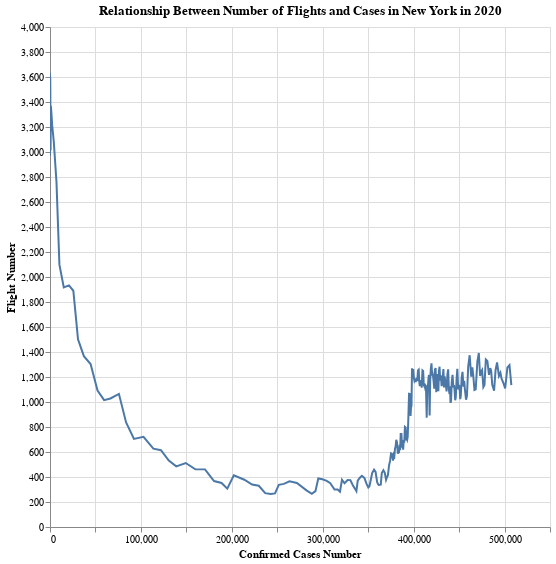

Write notebook code for a chart like this one.
### Code cell
flight_chart_2020 = alt.Chart(flight_count, title="Relationship Between Number of Flights and Cases in New York in 2020").mark_line().encode(
    x=alt.X("positive"),
    y="2020 flight number",
    tooltip=list(flight_count.columns)
).properties(
    width=500,
    height=500
).interactive()

flight_chart_2020.encoding.x.title = "Confirmed Cases Number"
flight_chart_2020.encoding.y.title = "Flight Number"
flight_chart_2020

### Figure 1 — Vega-Lite specification as saved in the notebook (floating-point values rounded to 4 significant figures; data arrays with more than 128 entries replaced by an {"elided": "..."} marker saying what was removed)
{"config": {"view": {"continuousWidth": 400, "continuousHeight": 300}}, "data": {"name": "data-ad52336786b8b4f8c717da31b20ad2ad"}, "mark": "line", "encoding": {"tooltip": [{"type": "nominal", "field": "date"}, {"type": "quantitative", "field": "2020 flight number"}, {"type": "quantitative", "field": "2019 flight number"}, {"type": "quantitative", "field": "positive"}], "x": {"type": "quantitative", "field": "positive", "title": "Confirmed Cases Number"}, "y": {"type": "quantitative", "field": "2020 flight number", "title": "Flight Number"}}, "height": 500, "selection": {"selector003": {"type": "interval", "bind": "scales", "encodings": ["x", "y"]}}, "title": "Relationship Between Number of Flights and Cases in New York in 2020", "width": 500, "$schema": "https://vega.github.io/schema/vega-lite/v4.8.1.json", "datasets": {"data-ad52336786b8b4f8c717da31b20ad2ad": {"elided": "245 records"}}}
